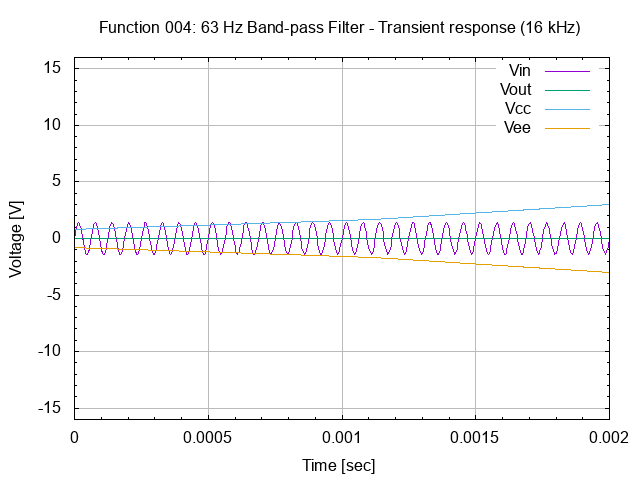

Write gnuplot code to recreate this figure.
# set terminal
set term png

# set graph
set output "26.004.00.01.02.03.png"
set title "Function 004: 63 Hz Band-pass Filter - Transient response (16 kHz)"

# setup Y-axis
set yrange [-16:16]
set grid ytics lt 1 lw 1 lc rgb "#bbbbbb"
set mytics
set ylabel "Voltage [V]"

# setup X-axis
set grid xtics lt 1 lw 1 lc rgb "#bbbbbb"
set mxtics
set  xrange [0:0.002]
set xlabel "Time [sec]"

# setup plot style
set style data lines
plot '26.004.00.01.02.dat' using 1:2 title "Vin", \
     '26.004.00.01.02.dat' using 1:3 title "Vout", \
     '26.004.00.01.02.dat' using 1:4 title "Vcc", \
     '26.004.00.01.02.dat' using 1:5 title "Vee"

# set output back to default
set output

# reset terminal type
set terminal pop
